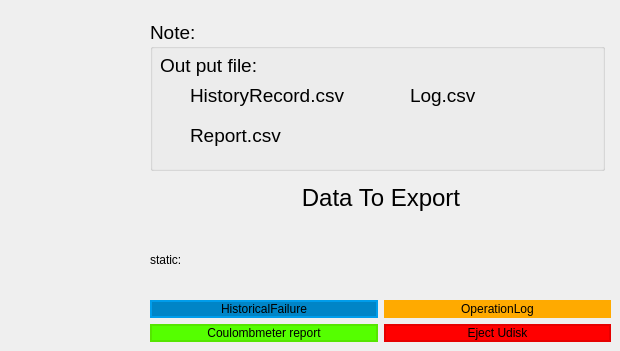
       <widget class="QWidget" name="ExportData_page">
        <attribute name="title">
         <string>Export Data</string>
        </attribute>
        <widget class="QWidget" name="verticalLayoutWidget_14">
         <property name="geometry">
          <rect>
           <x>150</x>
           <y>20</y>
           <width>461</width>
           <height>322</height>
          </rect>
         </property>
         <layout class="QVBoxLayout" name="verticalLayout_33">
          <item>
           <widget class="QGroupBox" name="groupBox_3">
            <property name="minimumSize">
             <size>
              <width>455</width>
              <height>151</height>
             </size>
            </property>
            <property name="maximumSize">
             <size>
              <width>455</width>
              <height>151</height>
             </size>
            </property>
            <property name="font">
             <font>
              <pointsize>14</pointsize>
             </font>
            </property>
            <property name="title">
             <string>Note:</string>
            </property>
            <widget class="QLabel" name="label_5">
             <property name="geometry">
              <rect>
               <x>10</x>
               <y>30</y>
               <width>201</width>
               <height>31</height>
              </rect>
             </property>
             <property name="text">
              <string>Out put file:</string>
             </property>
            </widget>
            <widget class="QLabel" name="label_10">
             <property name="geometry">
              <rect>
               <x>40</x>
               <y>60</y>
               <width>181</width>
               <height>31</height>
              </rect>
             </property>
             <property name="text">
              <string>HistoryRecord.csv</string>
             </property>
            </widget>
            <widget class="QLabel" name="label_11">
             <property name="geometry">
              <rect>
               <x>260</x>
               <y>60</y>
               <width>121</width>
               <height>31</height>
              </rect>
             </property>
             <property name="text">
              <string>Log.csv</string>
             </property>
            </widget>
            <widget class="QLabel" name="label_12">
             <property name="geometry">
              <rect>
               <x>40</x>
               <y>100</y>
               <width>121</width>
               <height>31</height>
              </rect>
             </property>
             <property name="text">
              <string>Report.csv</string>
             </property>
            </widget>
           </widget>
          </item>
          <item>
           <layout class="QVBoxLayout" name="verticalLayout_35">
            <item>
             <layout class="QHBoxLayout" name="horizontalLayout_13">
              <item>
               <spacer name="horizontalSpacer_5">
                <property name="orientation">
                 <enum>Qt::Horizontal</enum>
                </property>
                <property name="sizeHint" stdset="0">
                 <size>
                  <width>40</width>
                  <height>20</height>
                 </size>
                </property>
               </spacer>
              </item>
              <item>
               <widget class="QLabel" name="label_13">
                <property name="minimumSize">
                 <size>
                  <width>308</width>
                  <height>42</height>
                 </size>
                </property>
                <property name="maximumSize">
                 <size>
                  <width>308</width>
                  <height>42</height>
                 </size>
                </property>
                <property name="font">
                 <font>
                  <pointsize>18</pointsize>
                 </font>
                </property>
                <property name="text">
                 <string>Data To Export</string>
                </property>
                <property name="alignment">
                 <set>Qt::AlignCenter</set>
                </property>
               </widget>
              </item>
              <item>
               <spacer name="horizontalSpacer_6">
                <property name="orientation">
                 <enum>Qt::Horizontal</enum>
                </property>
                <property name="sizeHint" stdset="0">
                 <size>
                  <width>40</width>
                  <height>20</height>
                 </size>
                </property>
               </spacer>
              </item>
             </layout>
            </item>
            <item>
             <layout class="QVBoxLayout" name="verticalLayout_37">
              <item>
               <layout class="QHBoxLayout" name="horizontalLayout_17">
                <item>
                 <widget class="QLabel" name="label_15">
                  <property name="minimumSize">
                   <size>
                    <width>147</width>
                    <height>25</height>
                   </size>
                  </property>
                  <property name="maximumSize">
                   <size>
                    <width>147</width>
                    <height>25</height>
                   </size>
                  </property>
                  <property name="text">
                   <string>static:</string>
                  </property>
                 </widget>
                </item>
                <item>
                 <widget class="QLabel" name="label_14">
                  <property name="text">
                   <string/>
                  </property>
                 </widget>
                </item>
               </layout>
              </item>
              <item>
               <layout class="QHBoxLayout" name="horizontalLayout_26">
                <item>
                 <widget class="QPushButton" name="pushButton">
                  <property name="styleSheet">
                   <string notr="true">background-color: rgb(255, 255, 255);
background-color: rgb(0, 133, 199);
border-width: 2px;
border-style: solid;
border-color: rgb(0, 157, 235);</string>
                  </property>
                  <property name="text">
                   <string>HistoricalFailure</string>
                  </property>
                 </widget>
                </item>
                <item>
                 <widget class="QPushButton" name="pushButton_2">
                  <property name="styleSheet">
                   <string notr="true">background-color: rgb(255, 255, 255);
background-color: rgb(255, 170, 0);
border-width: 2px;
border-style: solid;
border-color: rgb(255, 170, 0);</string>
                  </property>
                  <property name="text">
                   <string>OperationLog</string>
                  </property>
                 </widget>
                </item>
               </layout>
              </item>
              <item>
               <layout class="QHBoxLayout" name="horizontalLayout_15">
                <item>
                 <widget class="QPushButton" name="pushButton_4">
                  <property name="styleSheet">
                   <string notr="true">border-width: 2px;
border-style: solid;
border-color: rgb(85, 230, 0);
background-color: rgb(85, 255, 0);</string>
                  </property>
                  <property name="text">
                   <string>Coulombmeter report</string>
                  </property>
                 </widget>
                </item>
                <item>
                 <widget class="QPushButton" name="pushButton_3">
                  <property name="styleSheet">
                   <string notr="true">background-color: rgb(255, 0, 0);
border-width: 2px;
border-style: solid;
border-color: rgb(230, 0, 0);
background-color: rgb(255, 0, 0);</string>
                  </property>
                  <property name="text">
                   <string>Eject Udisk</string>
                  </property>
                 </widget>
                </item>
               </layout>
              </item>
             </layout>
            </item>
           </layout>
          </item>
         </layout>
        </widget>
       </widget>
